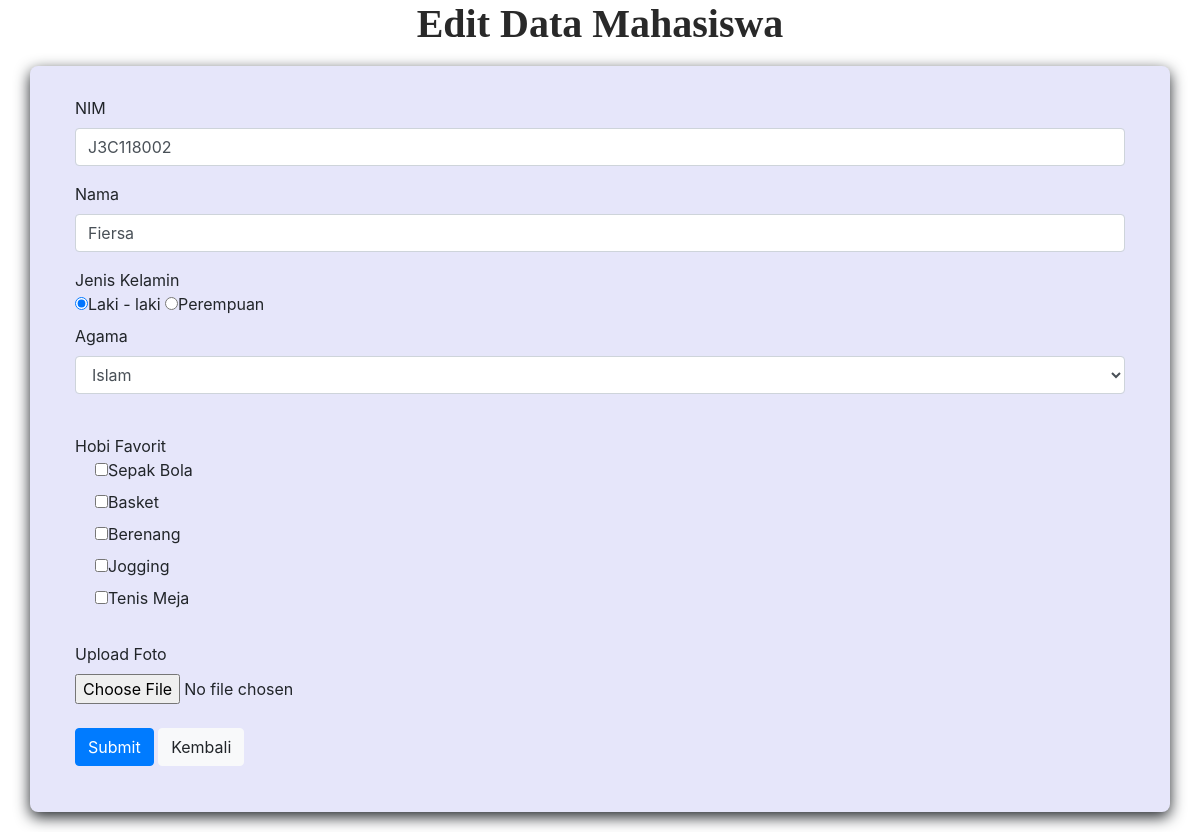
Page /edit.php?id=2 on the committed database.
### tables this page shows
CREATE TABLE `mahasiswa` (
  `id` int(2) NOT NULL,
  `nim` varchar(9) NOT NULL,
  `nama` varchar(10) NOT NULL,
  `jk` varchar(15) NOT NULL,
  `agama` varchar(10) NOT NULL,
  `olahraga` varchar(50) NOT NULL,
  `foto` varchar(50) NOT NULL
);

### edit.php (the view, shortened to what this page needs)
<!doctype html>
<html lang="en">
  <head>
    <link href="style.css?v=<?php echo time(); ?>" rel="stylesheet" type="text/css" />
    <link rel="stylesheet" href="https://stackpath.bootstrapcdn.com/bootstrap/4.5.2/css/bootstrap.min.css">
  </head>
  <body>
  <div class="hero">
    <?php
        include "koneksi.php";
        $id = $_GET['id'];
        $query_mysql = mysqli_query($kon,"SELECT * FROM mahasiswa WHERE id='$id'") or die(mysqli_error(''));
        while($row = mysqli_fetch_assoc($query_mysql)){
        $dataor = explode(',',$row['olahraga']);
    ?>
    <div class="container-fluid">
    <h1>Edit Data Mahasiswa</h1>
    <div class="container">
        <div class="container-dalem">
        <form action="aksi_edit.php" method="POST">
    <div class="form-group">
        <label for="exampleFormControlInput1">NIM</label>
        <input type="text" class="form-control" id="exampleFormControlInput1" name="nim"  value="<?php echo $row['nim'] ?>">
    </div>
    <div class="form-group">
        <label for="exampleFormControlInput1">Nama</label>
        <input type="text" class="form-control" id="exampleFormControlInput1" name="nama"  value="<?php echo $row['nama'] ?>">
    </div>
    Jenis Kelamin
    <br>
    <label><input type="radio" name="jk" value="Laki - laki" <?php if($row['jk']=='Laki - laki') echo 'checked'?>>Laki - laki</label>
    <label><input type="radio" name="jk" value="Perempuan" <?php if($row['jk']=='Perempuan') echo 'checked'?>>Perempuan</label>
    <br>
   <div class="form-group">
    <label for="exampleFormControlSelect1">Agama</label>
    <select class="form-control" id="exampleFormControlSelect1" name="agama">
        <option value="Islam" <?php if($row['agama'] == 'Islam') {echo "selected";}?>>Islam</option>
    </select>
    </div>
   <br>
    Hobi Favorit
    <div class="form-check">
         <label><input type="checkbox" name="olahraga[]" value="Sepak Bola"
         <?php if (in_array("Sepak Bola", $dataor)) echo "checked";?>>Sepak Bola</label><br>
         <label><input type="checkbox" name="olahraga[]" value="Basket"
         <?php if (in_array("Bola Basket", $dataor)) echo "checked";?> >Basket</label><br>
         <label><input type="checkbox" name="olahraga[]" value="Berenang"
         <?php if (in_array("Balap Mobil", $dataor)) echo "checked";?>>Berenang</label><br>
         <label><input type="checkbox" name="olahraga[]" value="Jogging"
         <?php if (in_array("Tenis", $dataor)) echo "checked";?>>Jogging</label><br>
         <label><input type="checkbox" name="olahraga[]" value="Tenis Meja"
         <?php if (in_array("Esport", $dataor)) echo "checked";?>>Tenis Meja</label><br>
    </div>
    <br>
    <div class="form-group">
        <label for="exampleFormControlFile1">Upload Foto</label>
        <input type="file" class="form-control-file" id="exampleFormControlFile1" name="foto"  value="
        <?php if($row['foto']) $row['foto']?>">
        <br>
        <button type="submit" name="submit" class="btn btn-primary">Submit</button>
        <a href="index.php" ><button type="button" class="btn btn-light">Kembali</button></a>
    </div>
    </form>
        </div>
    </div>
        <?php } ?>
  </div>
  </body>
</html>

### style.css (style rules this page uses)
* { margin: 0; padding: 0; font-family: -apple-system, BlinkMacSystemFont, 'Segoe UI', Roboto, Oxygen, Ubuntu, Cantarell, 'Open Sans', 'Helvetica Neue', sans-serif; }
.hero h1 { text-align: center; color: rgb(41, 41, 41); padding-bottom: 10px; font-weight: bold; font-family: Georgia, 'Times New Roman', Times, serif; }
.container { margin: 20px auto; margin-top: 0px; background-color: rgb(230,230,250); height: auto; width: 65% ; border-radius: 8px; box-shadow: 0px 5px 15px 0px; position: relative; }
.container-dalem { padding: 30px; align-items: center; }

### rows in the picture
mahasiswa: nim "J3C118002", nama "Fiersa", jk "☑ Laki - laki", jk "☐ Perempuan", agama "Islam"
